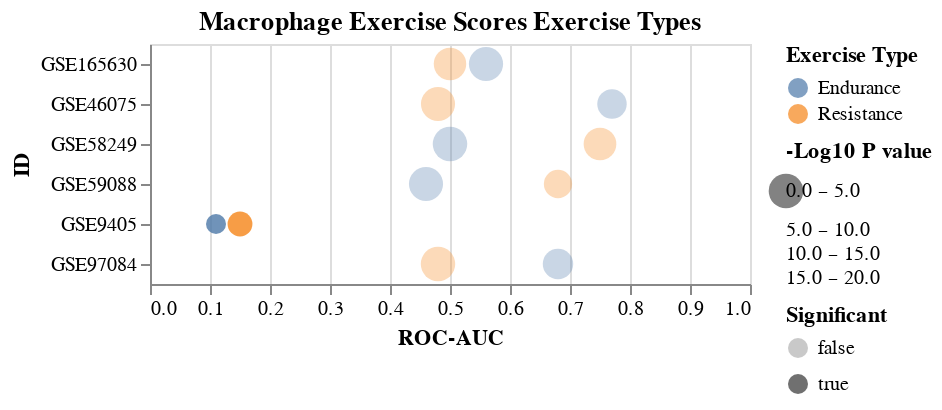

The cell this chart's notebook holds for it:
### Code cell
makeFig5B()

### Figure 1 — Vega-Lite specification as saved in the notebook (floating-point values rounded to 4 significant figures)
{"config": {"view": {"continuousWidth": 300, "continuousHeight": 300}}, "data": {"name": "data-3c544230a1a419c69044be18d25ecfb4"}, "mark": {"type": "circle"}, "encoding": {"color": {"field": "Exercise Type", "type": "nominal"}, "opacity": {"field": "Significant", "type": "nominal"}, "size": {"field": "-Log10 P value", "scale": {"bins": [0, 5, 10, 15, 20], "range": [100, 300], "reverse": true}, "type": "quantitative"}, "x": {"field": "ROC-AUC", "scale": {"domain": [0, 1]}, "type": "quantitative"}, "y": {"field": "ID", "type": "nominal"}}, "title": "Macrophage Exercise Scores Exercise Types", "$schema": "https://vega.github.io/schema/vega-lite/v5.8.0.json", "datasets": {"data-3c544230a1a419c69044be18d25ecfb4": [{"ID": "GSE46075", "ROC-AUC": 0.77, "Pval": 0.106, "Exercise Type": "Endurance", "-Log10 P value": 0.9747, "Significant": false}, {"ID": "GSE46075", "ROC-AUC": 0.48, "Pval": 0.787, "Exercise Type": "Resistance", "-Log10 P value": 0.104, "Significant": false}, {"ID": "GSE97084", "ROC-AUC": 0.68, "Pval": 0.158, "Exercise Type": "Endurance", "-Log10 P value": 0.8013, "Significant": false}, {"ID": "GSE97084", "ROC-AUC": 0.48, "Pval": 0.905, "Exercise Type": "Resistance", "-Log10 P value": 0.04335, "Significant": false}, {"ID": "GSE9405", "ROC-AUC": 0.11, "Pval": 0.00457, "Exercise Type": "Endurance", "-Log10 P value": 2.34, "Significant": true}, {"ID": "GSE9405", "ROC-AUC": 0.15, "Pval": 0.0198, "Exercise Type": "Resistance", "-Log10 P value": 1.703, "Significant": true}, {"ID": "GSE59088", "ROC-AUC": 0.46, "Pval": 0.784, "Exercise Type": "Endurance", "-Log10 P value": 0.1057, "Significant": false}, {"ID": "GSE59088", "ROC-AUC": 0.68, "Pval": 0.0669, "Exercise Type": "Resistance", "-Log10 P value": 1.175, "Significant": false}, {"ID": "GSE58249", "ROC-AUC": 0.5, "Pval": 0.944, "Exercise Type": "Endurance", "-Log10 P value": 0.02503, "Significant": false}, {"ID": "GSE58249", "ROC-AUC": 0.75, "Pval": 0.413, "Exercise Type": "Resistance", "-Log10 P value": 0.384, "Significant": false}, {"ID": "GSE165630", "ROC-AUC": 0.56, "Pval": 0.824, "Exercise Type": "Endurance", "-Log10 P value": 0.08407, "Significant": false}, {"ID": "GSE165630", "ROC-AUC": 0.5, "Pval": 0.373, "Exercise Type": "Resistance", "-Log10 P value": 0.4283, "Significant": false}]}}
